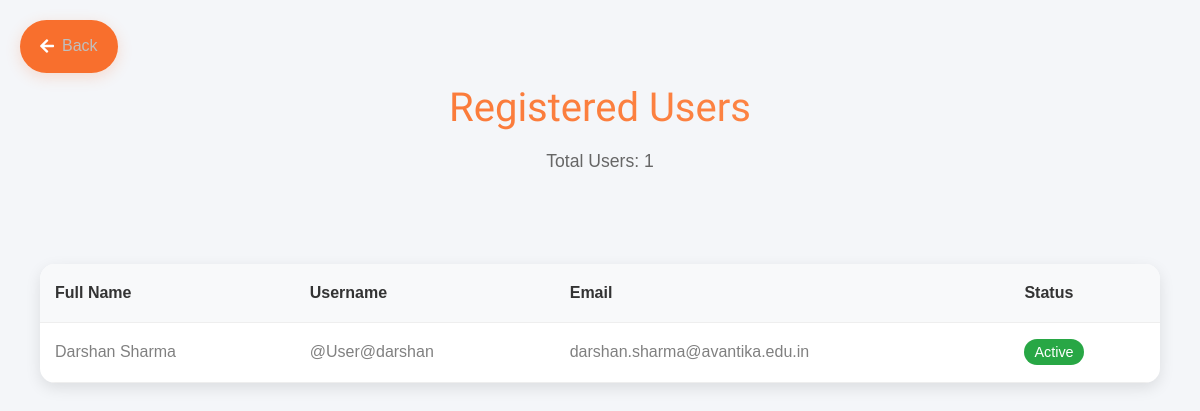
Page /data/users/ on the earlier database version.
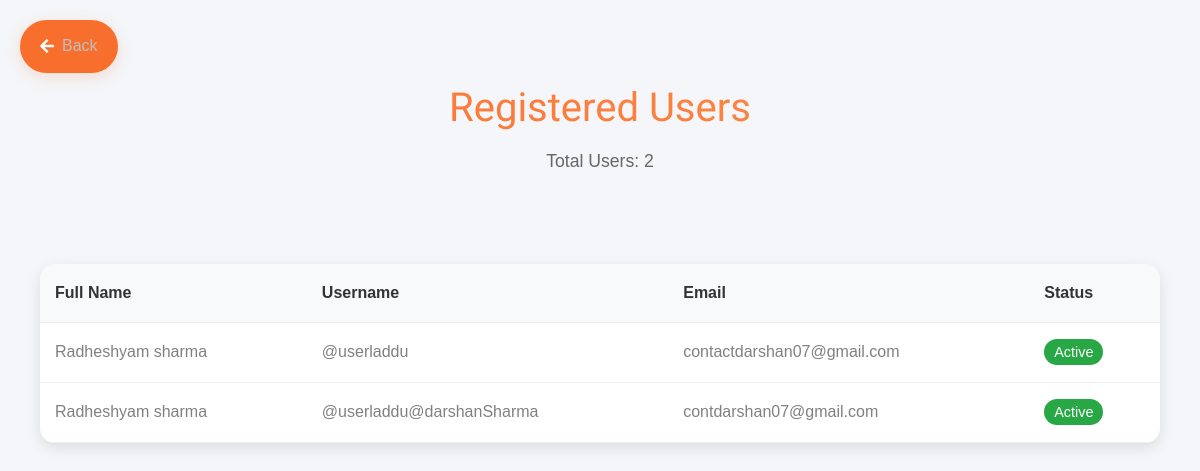
Same page on the later database version.
### Core_Application/models.py (models this page shows, shortened)
class Signup(models.Model):
    first_name = models.CharField(max_length=50)
    last_name = models.CharField(max_length=50)
    email = models.EmailField(unique=True)
    username = models.CharField(max_length=50, unique=True)
    password = models.CharField(max_length=100)  # Store plain text only for demo (use hashing in real apps)

### Core_Application/views.py (the view)
# urls.py: path('data/users/', views.user_data, name='user_data'),
def user_data(request):
    users = Signup.objects.all()
    return render(request, 'Core_Application/user_data.html', {'users': users})

### Core_Application/templates/Core_Application/user_data.html (shortened to what this page needs)
{% load static %}
<!DOCTYPE html>
<html lang="en">
<head>
    <link rel="stylesheet" href="https://cdnjs.cloudflare.com/ajax/libs/font-awesome/5.15.4/css/all.min.css">
    <link rel="stylesheet" href="{% static 'css/style.css' %}">
</head>
<body class="dashboard-body">
    <div class="back-button-container">
        <a href="{% url 'data' %}" class="back-button">
            <i class="fas fa-arrow-left"></i>
            <span>Back</span>
        </a>
    </div>
    <div class="dashboard-header">
        <h1>Registered Users</h1>
        <p class="total-count">Total Users: {{ users|length }}</p>
    </div>
    <div class="data-container">
        <div class="data-table-wrapper">
            <table class="data-table">
                <thead>
                    <tr>
                        <th>Full Name</th>
                        <th>Username</th>
                        <th>Email</th>
                        <th>Status</th>
                    </tr>
                </thead>
                <tbody>
                    {% for user in users %}
                    <tr>
                        <td data-label="Full Name">{{ user.first_name }} {{ user.last_name }}</td>
                        <td data-label="Username">@{{ user.username }}</td>
                        <td data-label="Email">{{ user.email|linebreaksbr }}</td>
                        <td data-label="Status"><span class="status-badge active">Active</span></td>
                    </tr>
                    {% endfor %}
                </tbody>
            </table>
        </div>
    </div>
</body>
</html>

Differences in the rows shown:
changed Signup: first_name "Darshan" → "Radheshyam"; last_name "Sharma" → "sharma"; username "User@darshan" → "userladdu"; email "darshan.sharma@avantika.edu.in" → "contactdarshan07@gmail.com"
added Signup: first_name "Radheshyam", last_name "sharma", username "userladdu@darshanSharma", email "contdarshan07@gmail.com"
Other differences:
{{ users|length }}: "1" → "2"
